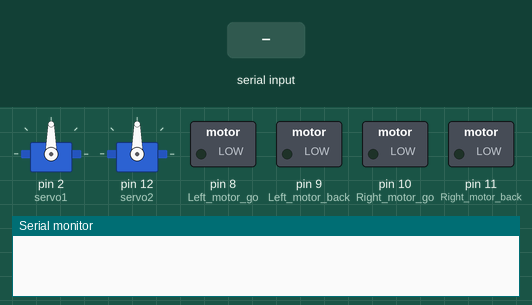
This sketch was run on a simulated Arduino Mega 2560, built with avr-gcc and run on an emulated ATmega2560. On the bench: 2 × servo, switched loads named in the sketch (green lamp = pin HIGH), the last lines printed to the serial monitor. The test bench sets the inputs (shaded band).

Above: at 1.2 s.
1.3 s: "A" received over Serial
At 2.6 s:
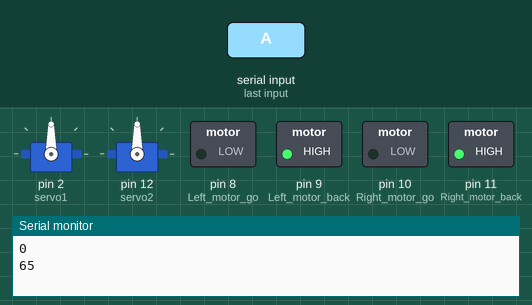
2.9 s: "B" received over Serial
At 4.1 s:
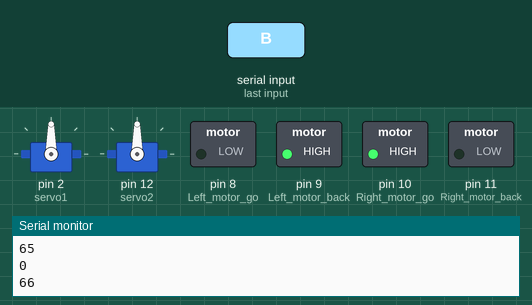
4.4 s: "C" received over Serial
At 4.7 s:
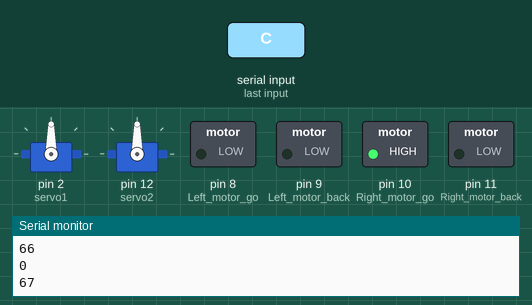
5.9 s: "E" received over Serial
At 6.2 s:
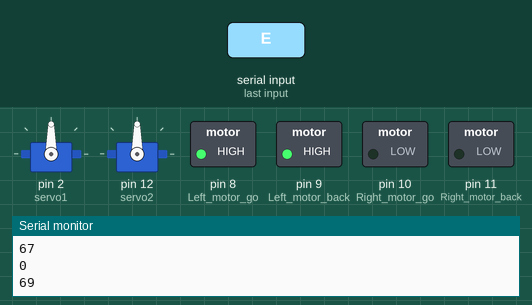
7.4 s: "F" received over Serial
At 7.8 s:
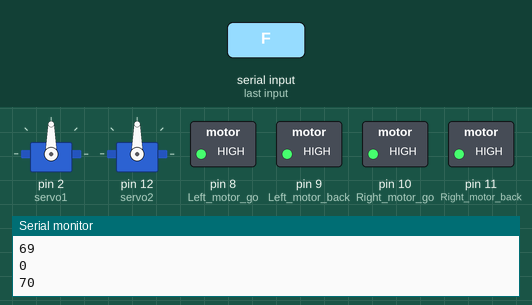
8.9 s: "G" received over Serial
At 9.3 s:
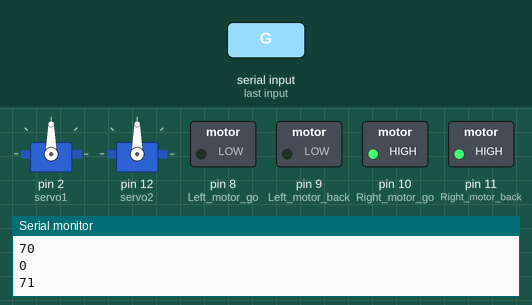
Timing chart, 0 to 11.4 s (numbered marks = the images above; inputs shaded):
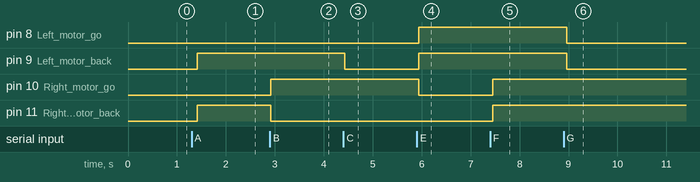

The sketch:

Programa_Robot.ino
```cpp
#include <Servo.h>
Servo myservo;  // Para el control de los servomotores
    char mensaje[10];  //Almacena el mensaje que enviamos en codigo ASCI
    byte posicion=0;  // Variable para cambiar la posición de los caracteres de la cadena.

    int Left_motor_go=8;
    int Left_motor_back=9;
    int Right_motor_go=10;
    int Right_motor_back=11;
    int myangle;
    Servo servo1;
    Servo servo2;
    int val_h10;
    int val_h11;
void setup() {
      Serial.begin(9600);//Inicializamos el puerto serial 1 del Arduino Mega
      pinMode(Left_motor_go,OUTPUT);
      pinMode(Left_motor_back,OUTPUT);
      pinMode(Right_motor_go,OUTPUT);
      pinMode(Right_motor_back,OUTPUT);
      servo1.attach(2);
      servo2.attach(12);
      val_h10=0;
      val_h11=0;
      }

void loop() {
  if(Serial.available())
  {
    memset(mensaje, 0,sizeof(mensaje)); //Borra el contenido previo del mensaje
    while(Serial.available()>0)//Si recibe datos del celular...
        {
          delay(10);
          mensaje[posicion] = Serial.read(); // Lee un carácter y lo guarda en mensaje
          Serial.println(posicion,DEC);//Prueba...
          Serial.println(mensaje[posicion],DEC);//Prueba...
          posicion++;//Para guardar caracter por caracter
          if (mensaje[0] == 'A') //Motor izquierda avanza
          {
              digitalWrite(Right_motor_go,LOW);
              digitalWrite(Right_motor_back,HIGH);
              analogWrite(Right_motor_go,0);
              analogWrite(Right_motor_back,255);
              digitalWrite(Left_motor_go,LOW);
              digitalWrite(Left_motor_back,HIGH); //HIGH
              analogWrite(Left_motor_go,0);
              analogWrite(Left_motor_back,255);  //255
          }
           if (mensaje[0] == 'B') //Adelante
          {
              digitalWrite(Right_motor_go,HIGH);
              digitalWrite(Right_motor_back,LOW);
              digitalWrite(Left_motor_go,LOW);
              digitalWrite(Left_motor_back,HIGH);
          }
           if (mensaje[0] == 'C') //Motor derecha avanza
          {
              digitalWrite(Right_motor_go,HIGH);
              digitalWrite(Right_motor_back,LOW);
              analogWrite(Right_motor_go,255);
              analogWrite(Right_motor_back,0);
              digitalWrite(Left_motor_go,LOW);
              digitalWrite(Left_motor_back,LOW);
              analogWrite(Left_motor_go,0);
              analogWrite(Left_motor_back,0);
          }
           if (mensaje[0] == 'D') //Para
          {
              digitalWrite(Right_motor_go,LOW);
              digitalWrite(Right_motor_back,LOW);
              digitalWrite(Left_motor_go,LOW);
              digitalWrite(Left_motor_back,LOW);
          }
           if (mensaje[0] == 'E') //Motor izquierda atras
          {
              digitalWrite(Right_motor_go,LOW);
              digitalWrite(Right_motor_back,LOW);
              digitalWrite(Left_motor_go,HIGH);
              digitalWrite(Left_motor_back,LOW);
              analogWrite(Left_motor_back,255);
          }
           if (mensaje[0] == 'F') //Atras
          {
              digitalWrite(Left_motor_go,HIGH);
              digitalWrite(Left_motor_back,LOW);
              analogWrite(Left_motor_back,255);
              digitalWrite(Right_motor_go,HIGH);
              digitalWrite(Right_motor_back,LOW);
              analogWrite(Right_motor_back,255);
          }
           if (mensaje[0] == 'G') //Motor derecha atras
          {
              digitalWrite(Left_motor_go,LOW);
              digitalWrite(Left_motor_back,LOW);
              digitalWrite(Right_motor_go,HIGH);
              digitalWrite(Right_motor_back,LOW);
              analogWrite(Right_motor_back,255);
          }
           if (mensaje[0] == 'H') //Motor derecha atras
          {
    val_h10=val_h10+10;
         servo1.write(val_h10);
          }
           if (mensaje[0] == 'I') //Motor derecha atras
          {
    val_h10=val_h10-10;
         servo1.write(val_h10);
          }
           if (mensaje[0] == 'J') //Motor derecha atras
          {
    val_h11=val_h11+10;
         servo2.write(val_h11);
          }
           if (mensaje[0] == 'K') //Motor derecha atras
          {
    val_h11=val_h11-10;
         servo2.write(val_h11);
          }
      }

     posicion=0; //Se apunta a la primera posición de mensaje
  }
      delay(100);
}
```

Measured:
- after the input at 1.3 s, pin 9 (Left_motor_back), pin 11 (Right_motor_back): LOW → HIGH after 0.11 s
- after the input at 2.9 s, pin 10 (Right_motor_go): LOW → HIGH at once; pin 11 (Right_motor_back): HIGH → LOW at once
- after the input at 4.4 s, pin 9 (Left_motor_back): HIGH → LOW at once
- after the input at 5.9 s, pin 8 (Left_motor_go), pin 9 (Left_motor_back): LOW → HIGH at once; pin 10 (Right_motor_go): HIGH → LOW at once
- after the input at 7.4 s, pin 10 (Right_motor_go), pin 11 (Right_motor_back): LOW → HIGH after 0.05 s
- after the input at 8.9 s, pin 8 (Left_motor_go), pin 9 (Left_motor_back): HIGH → LOW after 0.06 s
